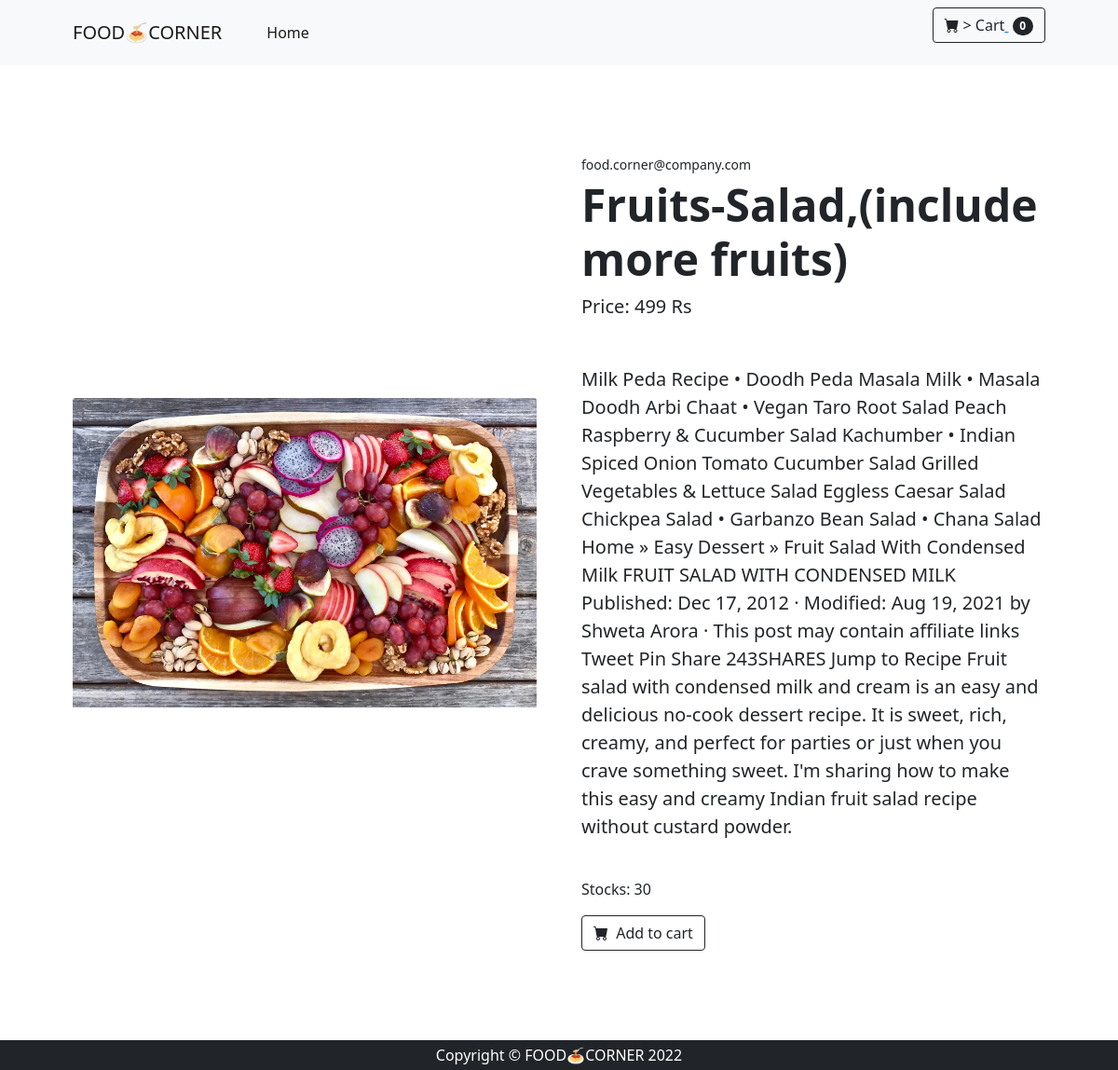
Page /fruits/fruits-saladall-fruits on the committed database.
### shop/models.py (models this page shows, shortened)
class Products(models.Model):
    name = models.CharField(max_length=150,unique=True)
    slug = models.SlugField(max_length=250,unique=True)
    img = models.ImageField(upload_to='product')
    desc = models.TextField()
    stock = models.IntegerField()
    available = models.BooleanField()
    price = models.IntegerField()
    category = models.ForeignKey(Categ,on_delete=models.CASCADE)

### shop/views.py (the view)
# urls.py: path('<slug:c_slug>/<slug:product_slug>',views.ProdDetailes, name = 'details'),
def ProdDetailes(request,c_slug,product_slug):
    try:
        prod = Products.objects.get(category__slug=c_slug,slug=product_slug)
    except Exception as e:
        raise e
    return render(request, 'item.html' , {'pr':prod})

### cart/context_processor.py (called while the page is built)
def count(request):
    item_count = 0
    if 'admin' in request.path:
        return {}
    else:
        try:
            ct = CartList.objects.filter(cart_id=c_id(request))
            cti = Items.objects.all().filter(cart=ct[:1])
            for c in cti:
                item_count += c.quan
        except CartList.DoesNotExist:
            item_count = 0
        return dict(itc=item_count)

### cart/views.py (called while the page is built)
def c_id(request):
    ct_id = request.session.session_key
    if not ct_id:
        ct_id = request.session.create()
    return ct_id

### template/item.html (shortened to what this page needs)
{% load static %}
<html lang="en">
<head>
    <link href="https://cdn.jsdelivr.net/npm/bootstrap-icons@1.5.0/font/bootstrap-icons.css" rel="stylesheet" />
    <link href="{% static 'pr\css\styles.css' %}" rel="stylesheet" />
</head>
<body>
    <nav class="navbar navbar-expand-lg navbar-light bg-light">
        <div class="container px-4 px-lg-5">
            <a class="navbar-brand" href="#!">FOOD🍝CORNER</a>
            <div class="collapse navbar-collapse" id="navbarSupportedContent">
                <ul class="navbar-nav me-auto mb-2 mb-lg-0 ms-lg-4">
                    <li class="nav-item"><a class="nav-link active" aria-current="page" href="/">Home</a></li>
                </ul>
                <form class="d-flex">
                    <button class="btn btn-outline-dark" type="submit">
                        <i class="bi-cart-fill me-1"></i>>
                        Cart<a href="{% url 'cartDetails' %}">
                            <span class="badge bg-dark text-white ms-1 rounded-pill">{{itc}}</span></a>
                    </button>
                </form>
            </div>
        </div>
    </nav>
    <section class="py-5">
        <div class="container px-4 px-lg-5 my-5">
            <div class="row gx-4 gx-lg-5 align-items-center">
                <div class="col-md-6"><img class="card-img-top mb-5 mb-md-0" src="{{pr.img.url}}" alt="#" /></div>
                <div class="col-md-6">
                    <div class="small mb-1">food.corner@company.com</div>
                    <h1 class="display-5 fw-bolder">{{pr.name}}</h1>
                    <div class="fs-5 mb-5">
                        <span>Price: {{pr.price}} Rs</span>
                    </div>
                    <p class="lead">{{pr.desc}}</p>
                    <br>
                    <p>Stocks: {{pr.stock}}</p>
                    <div class="d-flex">
                            {% if pr.stock <= 0 %} <h1 style="color: red;">Sorry Nothing Left</h1>
                                {% else %}
                            <a href="{% url 'addcart' pr.id %}"> <button class="btn btn-outline-dark flex-shrink-0"
                                    type="button">
                                    <i class="bi-cart-fill me-1"></i>
                                    Add to cart
                                    {% endif %}
                                </button></a>
                        </div>
                </div>
            </div>
        </div>
    </section>
    <footer class="py-1 bg-dark">
        <div class="container">
            <p class="m-0 text-center text-white">Copyright &copy; FOOD🍝CORNER 2022</p>
        </div>
    </footer>
</body>
</html>

### rows in the picture
Products: img (picture), name "Fruits-Salad,(include more fruits)", price "499", desc "Milk Peda Recipe • Doodh Peda Masala Milk • Masala Doodh Arbi Chaat • Vegan Taro Root Salad Peach Raspberry & Cucumber Salad Kachumber • Indian Spiced Onion Tomato Cucumber Salad Grilled Vegetables & Lettuce Salad Eggless Caesar Salad Chickpea Salad • Garbanzo Bean Salad • Chana Salad Home » Easy Dessert » Fruit Salad With Condensed Milk FRUIT SALAD WITH CONDENSED MILK Published: Dec 17, 2012 · Modified: Aug 19, 2021 by Shweta Arora · This post may contain affiliate links Tweet Pin Share 243SHARES Jump to Recipe Fruit salad with condensed milk and cream is an easy and delicious no-cook dessert recipe. It is sweet, rich, creamy, and perfect for parties or just when you crave something sweet.…", stock "30"

### other values in the picture
{{ itc }} "0"
